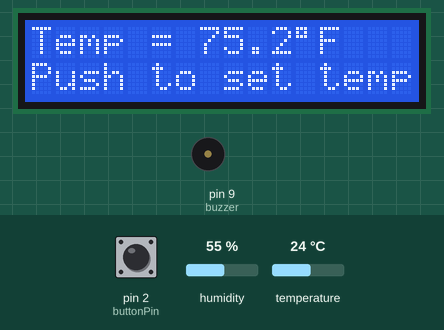
The sketch below on a simulated Arduino Uno, built with avr-gcc and run on an emulated ATmega328P. Shown: 16×2 character LCD, buzzer (waves = sounding, pin HIGH). The test bench sets the inputs (shaded band); at power-on: pin 2 (buttonPin) LOW, humidity 55 %, temperature 24 °C. What the sketch prints to the serial monitor is not drawn.

Above: at 3.4 s.
3.5 s: pin 2 (buttonPin) pulled HIGH for 1.95 s
At 4.9 s:
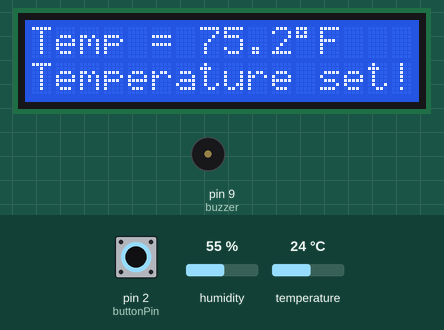
At 8.1 s:
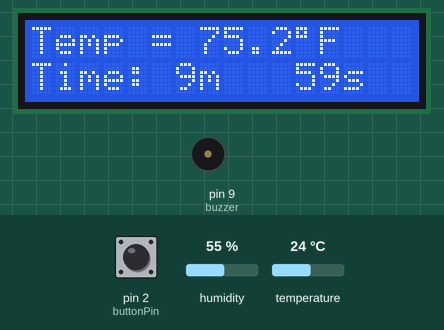
Timing chart, 0 to 9.6 s (numbered marks = the images above; inputs shaded):
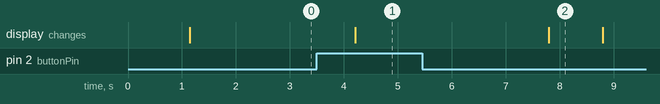

The sketch:

boiling_sensor_vinh.ino
```cpp
#include <LiquidCrystal_I2C.h>
#include <dht.h>
#include "pitches.h"

LiquidCrystal_I2C lcd(0x27, 16, 2);
dht DHT;
const int  potPin = A0, buttonPin = 2;
int buzzer = 9, buttonState = 0;
#define DHT11_PIN 7
int target, value, seconds = 0, minutes = 10;

//function prototypes
void startLCD();
float tare(float);

void setup() {
  Serial.begin(9600);
  float ftemp;
  pinMode(buttonPin, INPUT);
  pinMode(buzzer, OUTPUT);
  startLCD();
  lcd.setCursor(0, 0);
  lcd.print("Temp = ");
  lcd.setCursor(0, 1);
  lcd.print("Push to set temp");
  tare(ftemp);
  lcd.setCursor(0,1);
  lcd.print("Temperature set!");
  delay(2000);
  lcd.print("                ");
  target = ftemp;
}

void loop() {
  delay(1500);
  value = analogRead(potPin);
  DHT.read11(DHT11_PIN);
  //buttonState = digitalRead(buttonPin);
  while(buttonState == LOW){
    buttonState = digitalRead(buttonPin);
    if(buttonState == HIGH)
      break;
  }
  float ftemp = (DHT.temperature * 9 / 5) + 32;
  lcd.setCursor(0, 0);
  lcd.print("Temp = ");
  lcd.print(ftemp, 1);
  lcd.print("\337F");
  lcd.setCursor(0, 1);
  lcd.print("                 ");
  lcd.setCursor(0, 1);
  lcd.print("Time: ");
  lcd.setCursor(6,1);
  minutes -= 1;
  lcd.print(minutes);
  lcd.setCursor(7,1);
  lcd.print('m');
  while(minutes != 0){
  seconds = 59;
  for(int i = 0; i < 60; i++){
    lcd.setCursor(11,1);
    lcd.print(seconds);
    lcd.setCursor(13,1);
    lcd.print('s');
    seconds--;
    delay(1000);
    if(seconds == 0);
      seconds == 59;
    }
    lcd.setCursor(6,1);
    lcd.print(minutes);
    lcd.setCursor(7,1);
    lcd.print('m');
    minutes--;
  }
  delay(1500);
}

//functions
void startLCD() {
  lcd.begin();
  lcd.setCursor(0, 0);
  lcd.print("   Starting");
  lcd.setCursor(0, 1);
  lcd.print("  Sensor....");
  delay(1000);
  lcd.clear();
}

float tare(float ftemp) {
  //buttonState = digitalRead(buttonPin);
  while(buttonState == LOW){ //TARE function
    buttonState = digitalRead(buttonPin);
    DHT.read11(DHT11_PIN);
    ftemp = (DHT.temperature * 9 / 5) + 32;
    if (buttonState == HIGH)
      break;
    else{
    lcd.setCursor(7, 0);
    lcd.print(ftemp, 1);
    lcd.print("\337F");
    Serial.print("Tare loop\n");
    delay(1500);
    }
  }
  Serial.print(ftemp);
  return ftemp;
}
```

Measured:
- after the input at 3.5 s, the display: changes after 0.71 s (image 1)
